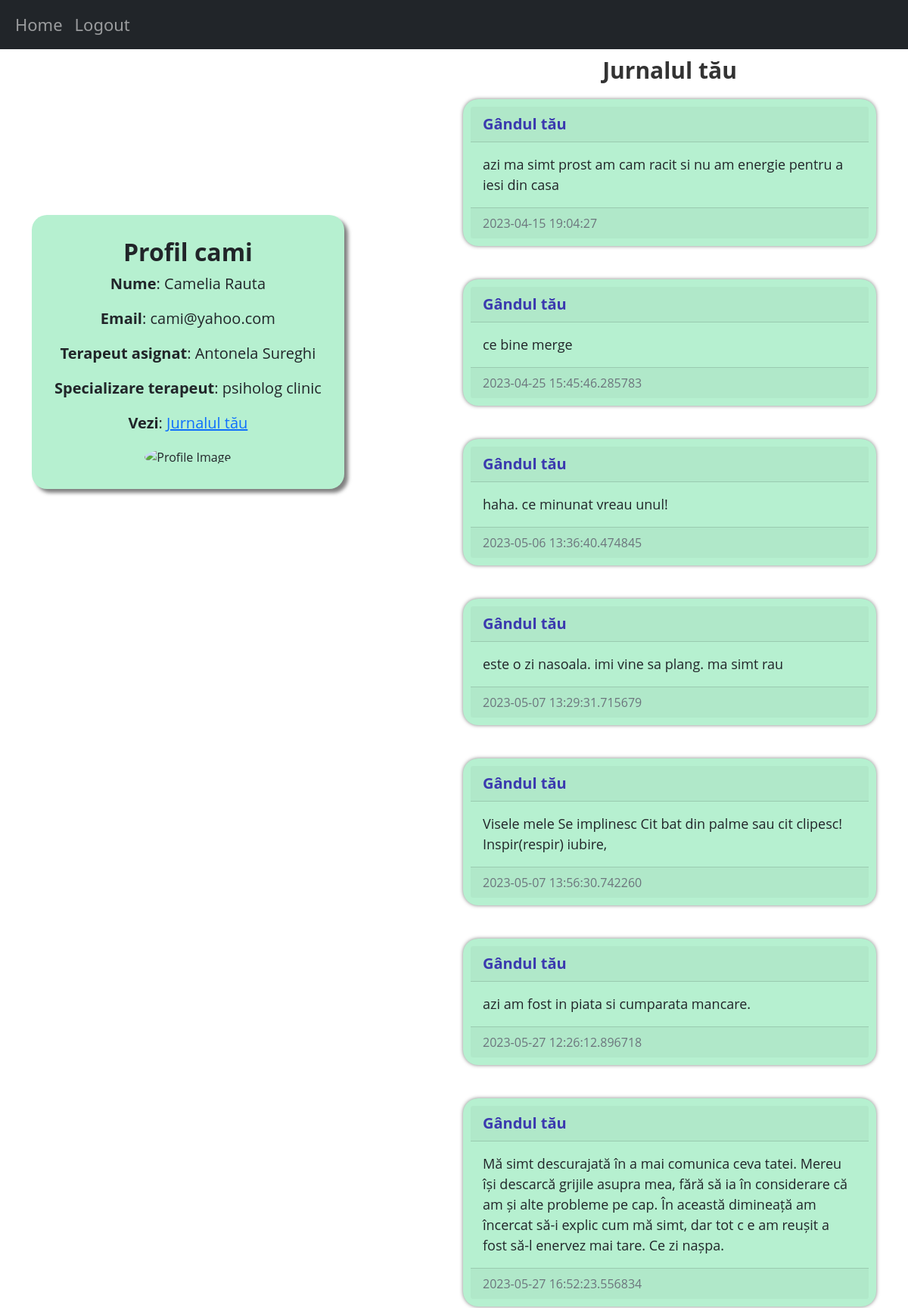
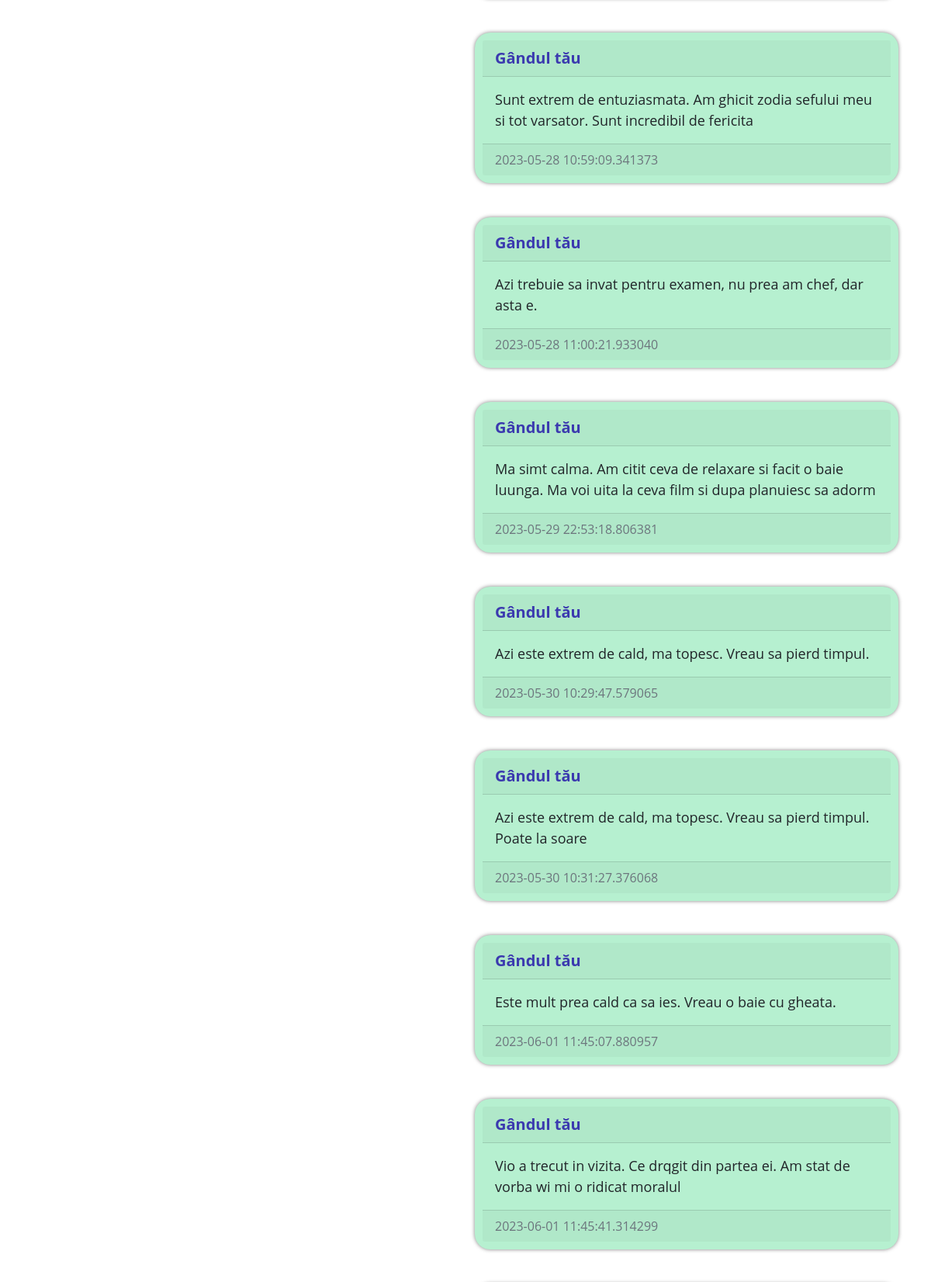
The app's page /jurnal (signed in, upper part) with its own data (2 pictures, top to bottom).
### website/domain/models.py (models this page shows)
class User(db.Model, UserMixin):
    id = db.Column(db.Integer, primary_key=True)
    email = db.Column(db.String(150), unique=True)
    username = db.Column(db.String(150), unique=True)
    password = db.Column(db.String(150))
    email_confirmed_at = db.Column(db.DateTime(timezone=True), default=datetime.now())
    date_created = db.Column(db.DateTime(timezone=True), default=datetime.now())
    posts = db.relationship('Post', backref='user', passive_deletes=True)
    role = db.Column(db.String(100))

class Pacient(db.Model):
    __tablename__ = 'pacient'
    id = db.Column(db.Integer(), db.ForeignKey('user.id', ondelete='CASCADE'), primary_key=True)
    first_name = db.Column(db.String(50))
    last_name = db.Column(db.String(50))
    terapeut_asignat = db.Column(db.Integer, db.ForeignKey('terapeut.id', ondelete="CASCADE"), nullable=False)

class Terapeut(db.Model):
    __tablename__ = 'terapeut'
    id = db.Column(db.Integer(), db.ForeignKey('user.id', ondelete='CASCADE'), primary_key=True)
    first_name = db.Column(db.String(50))
    last_name = db.Column(db.String(50))
    function = db.Column(db.String(150))
    license = db.Column(db.String(150))
    activity_start_year = db.Column(db.Integer())

class Post(db.Model):
    id = db.Column(db.Integer, primary_key=True)
    text = db.Column(db.Text, nullable=False)
    date_created = db.Column(db.DateTime(timezone=True), default=datetime.now())
    author = db.Column(db.Integer, db.ForeignKey(
        'user.id', ondelete="CASCADE"), nullable=False)
    result = db.Column(db.String(150))

### website/controller/pacientView.py (the view)
    @staticmethod
    @views.route("/jurnal")
    @__role_required('pacient')
    @login_required
    def posts():
        posts_today = Post.query.filter_by(author=current_user.id)
        pacient = Pacient.query.filter_by(id=current_user.id).first()
        terap = Terapeut.query.filter_by(id=pacient.terapeut_asignat).first()
        return render_template("posts.html", user=current_user, posts=posts_today, pacient=pacient,terapeut=terap)

### website/controller/pacientView.py (called while the page is built)
    @staticmethod
    def __role_required(role):
        def decorator(func):
            @wraps(func)
            def wrapper(*args, **kwargs):
                if not current_user.role == role:
                    return "Unauthorized access", 403
                return func(*args, **kwargs)
            return wrapper
        return decorator

### website/templates/posts.html (shortened to what this page needs)
{% extends "jurnal.html" %}  {% block header %} Jurnalul tău {% endblock %}

### website/templates/jurnal.html (shortened to what this page needs)
{% extends "base.html" %}
{% block content %}
<div class="row">
  <div class="col-md-6 mx-auto d-flex align-items-center vh-100">
    <div class="card border-dark text-center" style="background-color: #b6f0d0;
      box-shadow: 5px 5px 5px rgba(0, 0, 0, 0.5);
      margin-top: auto;
      margin-bottom: auto;
      padding: 30px;
      border-radius: 20px;
      border: none;
      font-family: 'Open Sans', sans-serif !important;">
      <h5 class="card-title" style="font-size: 32px; font-weight: bold;">Profil {{ user.username }}</h5>
      <p class="card-text" style="font-size: 20px;"><b>Nume</b>: {{ pacient.first_name }} {{ pacient.last_name }}</p>
      <p class="card-text" style="font-size: 20px;"><b>Email</b>: {{ user.email }}</p>
      <p class="card-text" style="font-size: 20px;"><b>Terapeut asignat</b>: {{ terapeut.first_name }} {{ terapeut.last_name }}</p>
      <p class="card-text" style="font-size: 20px;"><b>Specializare terapeut</b>: {{ terapeut.function }}</p>
      <p class="card-text" style="font-size: 20px;"><b>Vezi</b>: <a href="/jurnal" style="font-size: 20px;">Jurnalul tău</a></p>
      <div style="max-width: 430px; margin: 0 auto;">
        <img src="https://insidesmallbusiness.com.au/wp-content/uploads/2021/04/bigstock-Hands-Of-Diverse-Group-Of-Peop-343671511-e1625192493671.jpg" alt="Profile Image" style="width: 100%; height: 100%; border-radius: 50%;">
      </div>
    </div>
  </div>
  <div class="col-md-6">
    <h1 align="center" style="font-size: 30px;
      font-weight: bold;
      color: #333;
      padding: 10px;">
      {% block header %}Bine ai venit, {{ user.username }}!{% endblock %}
    </h1>
    <div id="posts">
      {% for post in posts %}
      <div class="card border-dark" style="background-color: #b6f0d0;
        box-shadow: 0px 0px 5px rgba(0, 0, 0, 0.5);
        margin: 10px auto;
        max-width: 1000px;
        padding: 10px;
        border-radius: 20px;
        border: none;
        font-family: 'Open Sans', sans-serif !important;">
        <div class="card-header d-flex justify-content-between align-items-center">
          <div class="card-text" style="font-size: 20px; font-weight:bold; color: #3b39af">Gândul tău</div>
        </div>
        <div class="card-body">
          <div class="card-text" style="font-size: 18px;">{{ post.text }}</div>
        </div>
        <div class="card-footer text-muted">{{ post.date_created }}</div>
      </div>
      <br/>
      {% endfor %}
    </div>
  </div>
</div>
{% endblock %}

### website/static/style.css (style rules this page uses)
body { font-family: 'Open Sans', sans-serif; background-color: #F5F5F5; color: #333; }
a { color: #4CAF50; text-decoration: none; }

### records on screen
User: username "cami", email "cami@yahoo.com"
Pacient: first_name "Camelia", last_name "Rauta"
Terapeut: first_name "Antonela", last_name "Sureghi", function "psiholog clinic"
Post: text "azi ma simt prost am cam racit si nu am energie pentru a iesi din casa", date_created "2023-04-15 19:04:27"
Post: text "ce bine merge", date_created "2023-04-25 15:45:46.285783"
Post: text "haha. ce minunat vreau unul!", date_created "2023-05-06 13:36:40.474845"
Post: text "este o zi nasoala. imi vine sa plang. ma simt rau", date_created "2023-05-07 13:29:31.715679"
Post: text "Visele mele Se implinesc Cit bat din palme sau cit clipesc! Inspir(respir) iubire,", date_created "2023-05-07 13:56:30.742260"
Post: text "azi am fost in piata si cumparata mancare.", date_created "2023-05-27 12:26:12.896718"
Post: text "Mă simt descurajată în a mai comunica ceva tatei. Mereu își descarcă grijile asupra mea, fără să ia în considerare că am și alte probleme pe cap. În această dimineață am încercat să-i explic cum mă simt, dar tot c e am reușit a fost să-l enervez mai tare. Ce zi nașpa.", date_created "2023-05-27 16:52:23.556834"
Post: text "Sunt extrem de entuziasmata. Am ghicit zodia sefului meu si tot varsator. Sunt incredibil de fericita", date_created "2023-05-28 10:59:09.341373"
Post: text "Azi trebuie sa invat pentru examen, nu prea am chef, dar asta e.", date_created "2023-05-28 11:00:21.933040"
Post: text "Ma simt calma. Am citit ceva de relaxare si facit o baie luunga. Ma voi uita la ceva film si dupa planuiesc sa adorm", date_created "2023-05-29 22:53:18.806381"
Post: text "Azi este extrem de cald, ma topesc. Vreau sa pierd timpul.", date_created "2023-05-30 10:29:47.579065"
Post: text "Azi este extrem de cald, ma topesc. Vreau sa pierd timpul. Poate la soare", date_created "2023-05-30 10:31:27.376068"
Post: text "Este mult prea cald ca sa ies. Vreau o baie cu gheata.", date_created "2023-06-01 11:45:07.880957"
Post: text "Vio a trecut in vizita. Ce drqgit din partea ei. Am stat de vorba wi mi o ridicat moralul", date_created "2023-06-01 11:45:41.314299"
